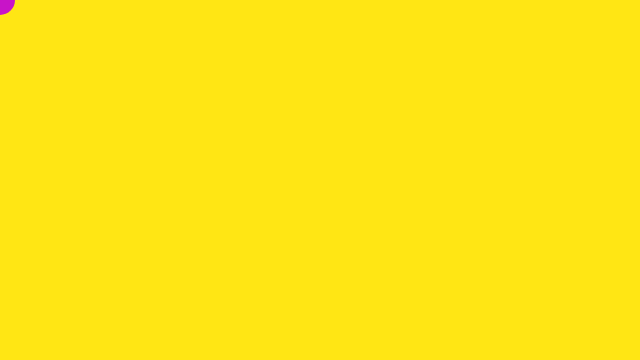
Frame 1 (no input)
Frame 60 (no input): blank canvas, image omitted
Frame 120 (the mouse pressed at the canvas centre since frame 60): blank canvas, image omitted

The p5.js sketch that drew this single still picture (run headless with seeded random() and noise() and a simulated clock; from frame 60 on, the mouse is pressed at the canvas centre):

// p5.js sketch
// ── sketch.js
var walker;
var count = 0;

function setup() {
  createCanvas(640, 360);
  walker = new Walker();

}

function draw() {
  background(255, 230, 20);
  walker.display();
  walker.walk();

}

function Walker() {
  //the vector postion
  this.pos = createVector(0, 0);
  //the velocity
  this.vel = createVector(0, 0);
  // the accelearion
  this.acc = createVector(0, 0.5);

  this.walk = function() {
    //the physics function. the pos of the vector moves with vel. which moves wiht accelartion.
    //accelearion means that as time passes the accelerion grows -like a force
    //acceleration changes velocity
    this.vel.add(this.acc);
    //velocity changes postion
    this.pos.add(this.vel);
    if (this.pos > width/2){
      this.pos == width/2; 
    
    }

  }

  this.display = function() {
    noStroke();
    fill(200, 20, 200);
    ellipse(this.pos.x, this.pos.y, 30, 30);
  }
}
